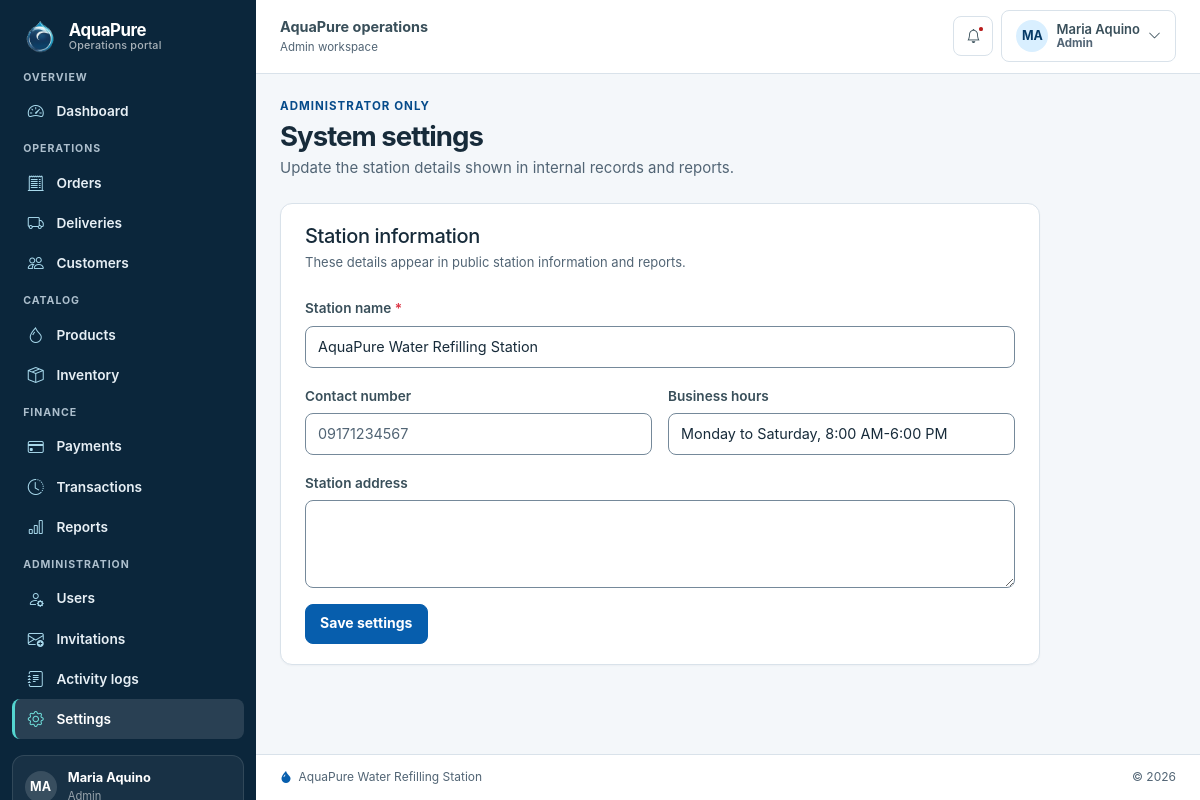
The page /portal/index.php?page=settings (signed in) on the database its author committed.
### tables this page shows
CREATE TABLE users (
    user_id INT UNSIGNED AUTO_INCREMENT PRIMARY KEY,
    full_name VARCHAR(100) NOT NULL,
    username VARCHAR(30) NOT NULL UNIQUE,
    email VARCHAR(100) NOT NULL UNIQUE,
    contact_number VARCHAR(30) NULL,
    password_hash VARCHAR(255) NOT NULL,
    role ENUM('Admin','Staff') NOT NULL,
    account_status ENUM('Active','Inactive') NOT NULL DEFAULT 'Active',
    created_at TIMESTAMP NOT NULL DEFAULT CURRENT_TIMESTAMP,
    updated_at TIMESTAMP NOT NULL DEFAULT CURRENT_TIMESTAMP ON UPDATE CURRENT_TIMESTAMP,
    INDEX idx_users_role_status (role, account_status)
);

CREATE TABLE settings (
    id INT UNSIGNED AUTO_INCREMENT PRIMARY KEY,
    setting_key VARCHAR(80) NOT NULL UNIQUE,
    setting_value TEXT NULL,
    updated_by_user_id INT UNSIGNED NULL,
    updated_at TIMESTAMP NOT NULL DEFAULT CURRENT_TIMESTAMP ON UPDATE CURRENT_TIMESTAMP,
    CONSTRAINT fk_settings_user FOREIGN KEY (updated_by_user_id) REFERENCES users(user_id) ON UPDATE CASCADE ON DELETE SET NULL
);

### portal/index.php (called while the page is built, shortened)
<?php
require_system_user();
$page = $_GET["page"] ?? "dashboard";
require __DIR__ . "/../includes/portal-header.php";
require __DIR__ . "/pages/" . $page . ".php";
require __DIR__ . "/../includes/portal-footer.php";

### includes/functions.php (called while the page is built, shortened)
<?php
function url(string $path = ""): string
{
    return BASE_URL . ($path === "" ? "" : "/" . ltrim($path, "/"));
}
function e(mixed $value): string
{
    return htmlspecialchars(
        (string) $value,
        ENT_QUOTES | ENT_SUBSTITUTE,
        "UTF-8",
    );
}
function current_account(): ?array
{
    static $resolved = false;
    static $account = null;
    if ($resolved) {
        return $account;
    }
    $resolved = true;
    $sessionAccount = $_SESSION["account"] ?? null;
    $id = positive_int($sessionAccount["id"] ?? 0);
    $type = $sessionAccount["type"] ?? "";
    if ($type === "customer") {
        $statement = db()->prepare(
            "SELECT customer_id, full_name, email
             FROM customers
             WHERE customer_id = ? AND account_status = 'Active'
             LIMIT 1",
        );
        $statement->execute([$id]);
        $record = $statement->fetch();
        if (!$record) {
            unset($_SESSION["account"], $_SESSION["cart"]);
            return null;
        }
        $account = [
            "id" => (int) $record["customer_id"],
            "name" => $record["full_name"],
            "email" => $record["email"],
            "role" => "Customer",
            "type" => "customer",
        ];
    } else {
        $statement = db()->prepare(
            "SELECT user_id, full_name, email, role
             FROM users
             WHERE user_id = ? AND account_status = 'Active'
             LIMIT 1",
        );
        $statement->execute([$id]);
        $record = $statement->fetch();
        $account = [
            "id" => (int) $record["user_id"],
            "name" => $record["full_name"],
            "email" => $record["email"],
            "role" => $record["role"],
            "type" => "user",
        ];
    }
    return $account;
}
function require_system_user(array $roles = ["Admin", "Staff"]): void
{
    $account = current_account();
}
function positive_int(mixed $value): int
{
    $validated = filter_var($value, FILTER_VALIDATE_INT, [
        "options" => ["min_range" => 1],
    ]);
    return $validated === false ? 0 : (int) $validated;
}

### config/database.php (called while the page is built, shortened)
<?php
function db(): PDO
{
    static $pdo = null;
    static $schemaChecked = false;
    if ($pdo instanceof PDO) {
        return $pdo;
    }
    $host = getenv('AQUAPURE_DB_HOST') ?: '127.0.0.1';
    $port = getenv('AQUAPURE_DB_PORT') ?: '3306';
    $name = getenv('AQUAPURE_DB_NAME') ?: 'aquapure_db';
    $user = getenv('AQUAPURE_DB_USER') ?: 'root';
    $pass = getenv('AQUAPURE_DB_PASS');
    $pass = is_string($pass) ? $pass : '';
    $dsn = sprintf(
        'mysql:host=%s;port=%s;dbname=%s;charset=utf8mb4',
        $host,
        $port,
        $name,
    );
    $pdo = new PDO($dsn, $user, $pass, [
        PDO::ATTR_ERRMODE => PDO::ERRMODE_EXCEPTION,
        PDO::ATTR_DEFAULT_FETCH_MODE => PDO::FETCH_ASSOC,
        PDO::ATTR_EMULATE_PREPARES => false,
        PDO::ATTR_STRINGIFY_FETCHES => false,
    ]);
    $pdo->exec("SET time_zone = '+08:00'");
    if (!$schemaChecked) {
        assert_aquapure_schema_ready($pdo);
    }
    return $pdo;
}
function assert_aquapure_schema_ready(PDO $pdo): void
{
    $required = [
        'users' => [
            'user_id', 'full_name', 'username', 'email', 'contact_number',
            'password_hash', 'role', 'account_status', 'created_at', 'updated_at',
        ],
        'customers' => [
            'customer_id', 'full_name', 'email', 'contact_number', 'address',
            'password_hash', 'customer_type', 'account_status', 'created_at', 'updated_at',
        ],
        'products' => [
            'product_id', 'product_name', 'description', 'category', 'price',
            'quantity_available', 'image_path', 'status', 'created_at', 'updated_at',
        ],
        'orders' => [
            'order_id', 'customer_id', 'processed_by', 'order_source', 'order_type',
            'total_amount', 'payment_status', 'order_status', 'notes', 'order_date', 'updated_at',
        ],
        'order_items' => [
            'order_item_id', 'order_id', 'product_id', 'quantity', 'unit_price', 'subtotal',
        ],
        'payments' => [
            'payment_id', 'order_id', 'amount_due', 'amount_paid', 'change_amount',
            'payment_method', 'reference_number', 'payment_date', 'payment_status',
            'recorded_by', 'created_at', 'updated_at',
        ],
        'deliveries' => [
            'delivery_id', 'order_id', 'recipient_name', 'contact_number',
            'delivery_address', 'preferred_delivery_date', 'additional_instructions',
            'assigned_staff_id', 'delivery_status', 'delivered_at', 'created_at', 'updated_at',
        ],
        'inventory' => [
            'inventory_id', 'item_name', 'category', 'quantity', 'unit',
            'reorder_level', 'status', 'updated_by', 'last_updated',
        ],
        'inventory_transactions' => [
            'transaction_id', 'inventory_id', 'recorded_by', 'transaction_type',
            'quantity', 'remarks', 'transaction_date',
        ],
        'notifications' => [
            'notification_id', 'customer_id', 'user_id', 'order_id', 'title',
            'message', 'is_read', 'created_at',
        ],
        'activity_logs' => [
            'activity_id', 'user_id', 'action', 'details', 'ip_address', 'created_at',
        ],
        'settings' => [
            'id', 'setting_key', 'setting_value', 'updated_by_user_id', 'updated_at',
        ],
        'user_invitations' => [
            'invitation_id', 'token_hash', 'email', 'role', 'created_by', 'created_at',
            'expires_at', 'used_at', 'used_by', 'revoked_at', 'status',
        ],
    ];
    $statement = $pdo->prepare(
        'SELECT COLUMN_NAME
         FROM information_schema.COLUMNS
         WHERE TABLE_SCHEMA = DATABASE() AND TABLE_NAME = ?',
    );
    foreach ($required as $table => $columns) {
        $statement->execute([$table]);
        $existing = array_fill_keys($statement->fetchAll(PDO::FETCH_COLUMN), true);
    }
}

### includes/presentation.php (called while the page is built, shortened)
<?php
function aq_form_retry(string $action, int $recordId = 0): bool
{
    $saved = $_SESSION['aq_failed_form'] ?? null;
    return is_array($saved)
        && ($saved['action'] ?? '') === $action
        && ($saved['record_id'] ?? 0) === $recordId;
}
function aq_form_values(string $action, array $defaults = [], int $recordId = 0): array
{
    return aq_form_retry($action, $recordId)
        ? array_replace($defaults, $_SESSION['aq_failed_form']['values'])
        : $defaults;
}

### portal/pages/settings.php (the view, shortened to what this page needs)
<?php
$defaults = [
    "station_name" => APP_NAME,
    "station_contact" => "",
    "station_address" => "",
    "business_hours" => "",
];
$rows = db()
    ->query("SELECT setting_key, setting_value FROM settings")
    ->fetchAll();
$settings = $defaults;
foreach ($rows as $row) {
    if (array_key_exists($row["setting_key"], $settings)) {
        $settings[$row["setting_key"]] = (string) $row["setting_value"];
    }
}
$settings = aq_form_values('save_settings', $settings);
?>
<header class="page-header">
    <div>
    <p class="eyebrow mb-1">Administrator only</p>
    <h1 class="section-title mb-1">System settings</h1>
    <p class="text-secondary mb-0">Update the station details shown in internal records and reports.</p>
    </div>
</header>
<section class="panel-card operations-form-sm">
    <div class="mb-4"><h2 class="h5 mb-1">Station information</h2><p class="small text-secondary mb-0">These details appear in public station information and reports.</p></div>
    <form method="post" class="row g-3">
        <div class="col-12">
            <label class="form-label" for="station_name">Station name <span class="text-danger" aria-hidden="true">*</span></label>
            <input class="form-control" id="station_name" name="station_name" value="<?= e($settings["station_name"]) ?>" maxlength="120" required>
        </div>
        <div class="col-md-6">
            <label class="form-label" for="station_contact">Contact number</label>
            <input class="form-control" id="station_contact" name="station_contact" value="<?= e($settings["station_contact"]) ?>" maxlength="30" placeholder="09171234567" inputmode="tel" autocomplete="tel">
        </div>
        <div class="col-md-6">
            <label class="form-label" for="business_hours">Business hours</label>
            <input class="form-control" id="business_hours" name="business_hours" value="<?= e($settings["business_hours"]) ?>" maxlength="120">
        </div>
        <div class="col-12">
            <label class="form-label" for="station_address">Station address</label>
            <textarea class="form-control" id="station_address" name="station_address" rows="3" maxlength="255"><?= e($settings["station_address"]) ?></textarea>
        </div>
        <div class="col-12">
            <button class="btn btn-primary">Save settings</button>
        </div>
    </form>
</section>

### includes/portal-header.php (shortened to what this page needs)
<?php
$page = $page ?? "dashboard";
$account = current_account();
$isNavActive = static fn (string $key): bool =>
    $page === $key ||
    ($key === "orders" && in_array($page, ["order", "order-create"], true));
$navGroups = [
    "Overview" => [
        "dashboard" => ["bi-speedometer2", "Dashboard"],
    ],
    "Operations" => [
        "orders" => ["bi-receipt-cutoff", "Orders"],
        "deliveries" => ["bi-truck", "Deliveries"],
        "customers" => ["bi-people", "Customers"],
    ],
    "Catalog" => [
        "products" => ["bi-droplet", "Products"],
        "inventory" => ["bi-box-seam", "Inventory"],
    ],
    "Finance" => [
        "payments" => ["bi-credit-card", "Payments"],
        "transactions" => ["bi-clock-history", "Transactions"],
        "reports" => ["bi-bar-chart", "Reports"],
    ],
];
if (is_admin()) {
    $navGroups["Administration"] = [
        "users" => ["bi-person-gear", "Users"],
        "invitations" => ["bi-envelope-plus", "Invitations"],
        "activity-logs" => ["bi-journal-text", "Activity logs"],
        "settings" => ["bi-gear", "Settings"],
    ];
}
$unreadCount = null;
try {
    $unreadStatement = db()->prepare(
        "SELECT COUNT(*) FROM notifications
         WHERE is_read = 0
           AND (user_id = ? OR (user_id IS NULL AND customer_id IS NULL))",
    );
    $unreadStatement->execute([(int) $account["id"]]);
    $unreadCount = (int) $unreadStatement->fetchColumn();
} catch (Throwable $exception) {
    error_log("AquaPure notification count failed: " . $exception->getMessage());
}
$nameParts = preg_split('/\s+/', trim((string) $account["name"])) ?: [];
$accountInitials = "";
foreach (array_slice($nameParts, 0, 2) as $namePart) {
    $accountInitials .= strtoupper(substr($namePart, 0, 1));
}
?>
<!doctype html>
<html lang="en">
<head>
    <link rel="stylesheet" href="<?= e(url("assets/vendor/bootstrap/css/bootstrap.min.css")) ?>">
    <link rel="stylesheet" href="<?= e(url("assets/vendor/bootstrap-icons/font/bootstrap-icons.min.css")) ?>">
    <link rel="stylesheet" href="<?= e(url("assets/css/style.css?v=8")) ?>">
</head>
<body class="operations-page">
<div class="app-shell">
    <aside class="sidebar offcanvas-lg offcanvas-start" tabindex="-1" id="operationsSidebar" aria-labelledby="operationsSidebarLabel">
        <div class="sidebar-content offcanvas-body">
            <a class="brand d-none d-lg-inline-flex" href="<?= e(url("portal/index.php")) ?>">
                <img class="brand-logo" src="<?= e(url("assets/images/aquapure-logo-transparent.png")) ?>" width="40" height="40" alt="">
                <span class="brand-copy">AquaPure<small>Operations portal</small></span>
            </a>
            <nav class="sidebar-nav" aria-label="Operations navigation">
                <?php foreach ($navGroups as $groupLabel => $items): ?>
                    <div class="sidebar-group">
                        <div class="sidebar-label"><?= e($groupLabel) ?></div>
                        <?php foreach ($items as $key => [$icon, $label]): ?>
                            <a class="<?= $isNavActive($key) ? "active" : "" ?>"
                               href="<?= e(url("portal/index.php?page=" . $key)) ?>"
                               <?= $isNavActive($key) ? 'aria-current="page"' : "" ?>>
                                <i class="bi <?= e($icon) ?>" aria-hidden="true"></i>
                                <span><?= e($label) ?></span>
                            </a>
                        <?php endforeach; ?>
                    </div>
                <?php endforeach; ?>
            </nav>
            <div class="sidebar-account">
                <div class="sidebar-account-card">
                    <span class="sidebar-avatar" aria-hidden="true"><?= e($accountInitials ?: "AQ") ?></span>
                    <span class="min-w-0">
                        <span class="sidebar-account-name d-block"><?= e($account["name"]) ?></span>
                        <span class="sidebar-account-role d-block"><?= e($account["role"]) ?></span>
                    </span>
                </div>
            </div>
        </div>
    </aside>
    <div class="app-main">
        <header class="topbar">
            <div class="d-flex align-items-center gap-2 min-w-0">
                <div class="min-w-0">
                    <div class="topbar-title">AquaPure operations</div>
                    <div class="topbar-subtitle d-none d-sm-block"><?= e($account["role"]) ?> workspace</div>
                </div>
            </div>
            <div class="topbar-actions">
                <a class="btn btn-light btn-icon notification-button" href="<?= e(url("portal/index.php?page=notifications")) ?>" aria-label="<?= $unreadCount === null ? "Notifications; unread count unavailable" : ($unreadCount > 0 ? e($unreadCount . " unread notifications") : "Notifications") ?>">
                    <i class="bi bi-bell" aria-hidden="true"></i>
                    <?php if ($unreadCount > 0): ?><span class="notification-dot" aria-hidden="true"></span><?php endif; ?>
                </a>
                <div class="dropdown">
                    <button class="btn btn-light d-flex align-items-center gap-2" type="button" data-bs-toggle="dropdown" aria-expanded="false" aria-label="Account menu for <?= e($account["name"]) ?>">
                        <span class="account-avatar" aria-hidden="true"><?= e($accountInitials ?: "AQ") ?></span>
                        <span class="d-none d-md-block text-start">
                            <span class="d-block small fw-semibold"><?= e($account["name"]) ?></span>
                            <span class="d-block topbar-subtitle"><?= e($account["role"]) ?></span>
                        </span>
                        <i class="bi bi-chevron-down small d-none d-md-inline" aria-hidden="true"></i>
                    </button>
                </div>
            </div>
        </header>
        <main class="page-content" id="mainContent" tabindex="-1">

### rows shown on the page
users: full_name "Maria Aquino", role "Admin"
settings: business_hours "Monday to Saturday, 8:00 AM-6:00 PM"

### other values the page prints
$groupLabel "OVERVIEW"
$label "Dashboard"
$groupLabel "OPERATIONS"
$label "Orders"
$label "Deliveries"
$label "Customers"
$groupLabel "CATALOG"
$label "Products"
$label "Inventory"
$groupLabel "FINANCE"
$label "Payments"
$label "Transactions"
$label "Reports"
$groupLabel "ADMINISTRATION"
$label "Users"
